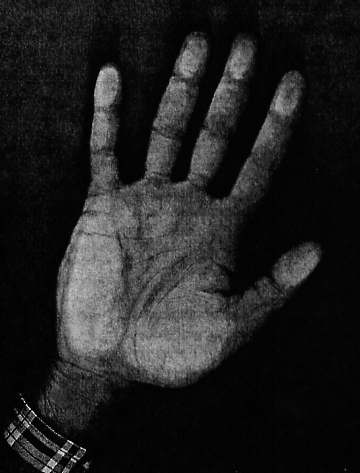
%> input picture hand1.tif, 360 x 473 px
$ octave HW9_pointpicker.m   (GNU Octave 9; MATLAB toolbox functions it lacks are replaced by stand-ins)
%> lines starting %> are read from the running program, lines starting %| are printed output that depends on the picture
clc, clear, close all

hand1 = imread("hand1.tif");
%> hand1 is the input picture: size 473x360 uint8; min 0, max 255, mean 32.6
hand2 = imread("hand2.tif");
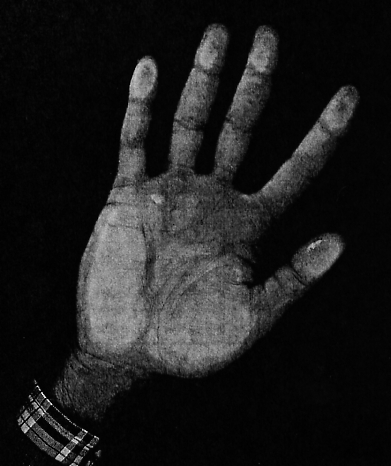
%> input picture hand2.tif, 391 x 466 px
%> hand2 is the input picture: size 466x391 uint8; min 0, max 255, mean 29.3
hand3 = imread("hand3.tif");
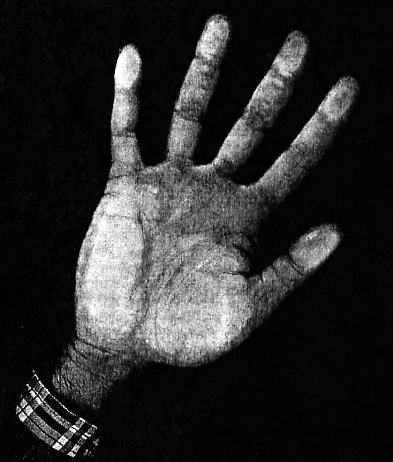
%> input picture hand3.tif, 393 x 462 px
%> hand3 is the input picture: size 462x393 uint8; min 0, max 255, mean 42.7
hand4 = imread("hand4.tif");
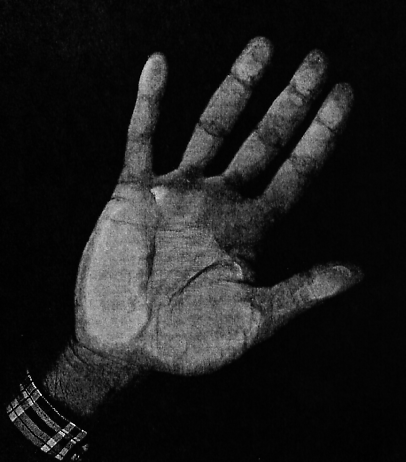
%> input picture hand4.tif, 406 x 462 px
%> hand4 is the input picture: size 462x406 uint8; min 0, max 255, mean 29.2
hand5 = imread("hand5.tif");
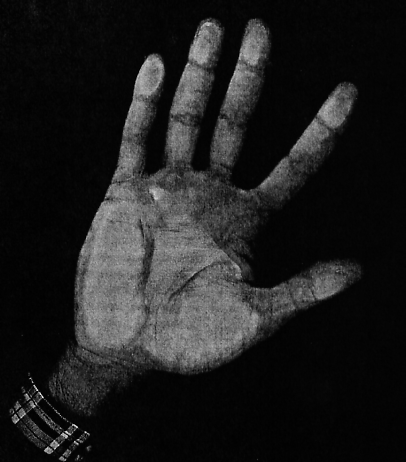
%> input picture hand5.tif, 406 x 462 px
%> hand5 is the input picture: size 462x406 uint8; min 0, max 237, mean 30.2
hand6 = imread("hand6.tif");
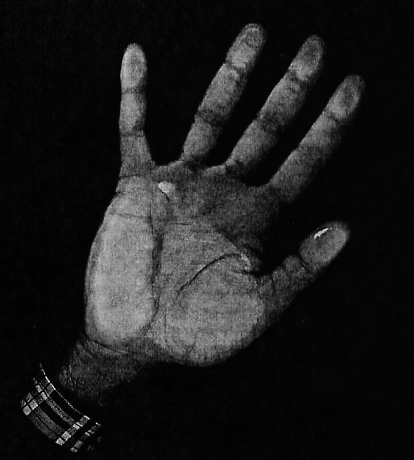
%> input picture hand6.tif, 414 x 460 px
%> hand6 is the input picture: size 460x414 uint8; min 0, max 255, mean 27.8
%> (the run ends here)
